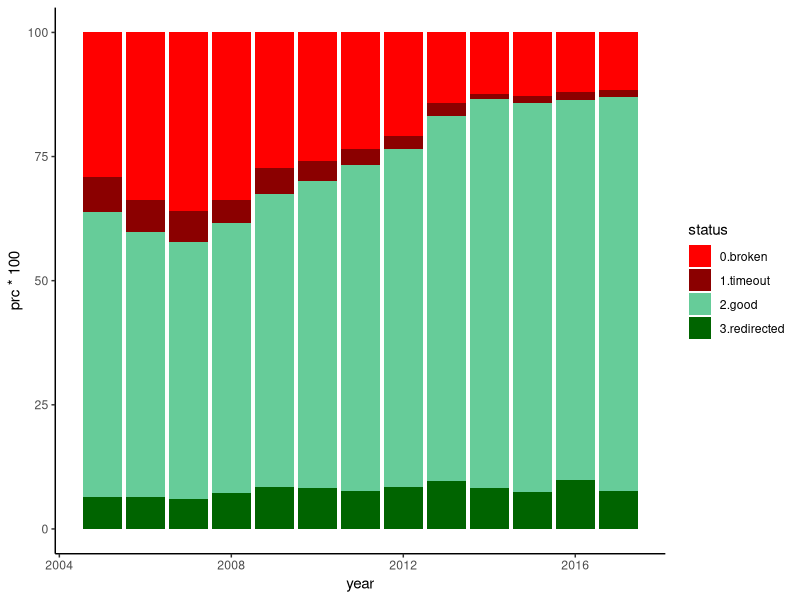

This chart was generated by the following R code:
#!/usr/bin/env Rscript

library(ggplot2)

data=read.csv("results.links.type.per.year.csv")
pdf("results.links.type.per.year.pdf",width=10,height=4)

ggplot(data=data, aes(x=year, y=prc*100,fill=status)) + geom_bar(stat="identity") + theme_classic() + scale_fill_manual(values=c("red", "dark red", "#66CC99", "dark green"))

dev.off()

